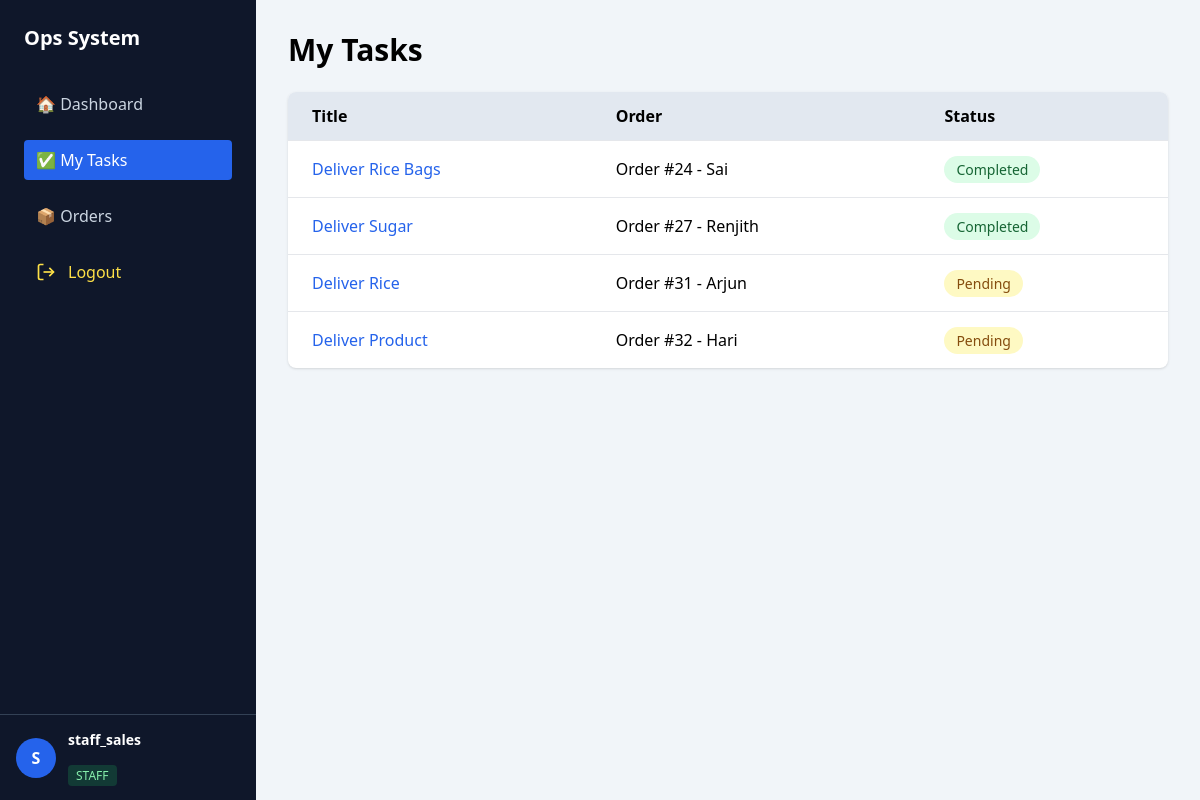
Page /tasks/ (signed in) on the earlier database version.
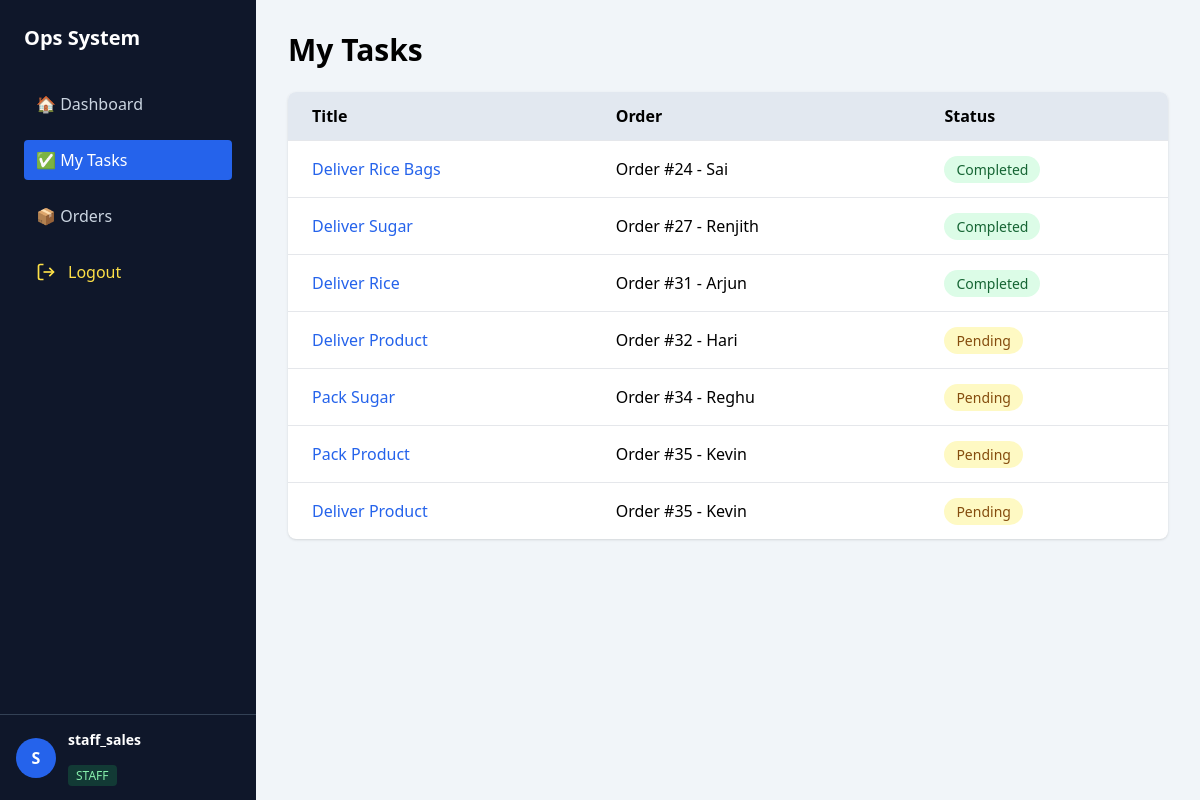
Same page on the later database version.
### tasks/models.py (models this page shows, shortened)
class Task(models.Model):
    STATUS_CHOICES = (
        ('PENDING', 'Pending'),
        ('IN_PROGRESS', 'In Progress'),
        ('COMPLETED', 'Completed'),
    )
    title = models.CharField(max_length=200)
    order = models.ForeignKey(
        Order,
        on_delete=models.CASCADE,
        related_name='tasks',
        null=True,
        blank=True
    )
    assigned_to = models.ForeignKey(
        User,
        on_delete=models.SET_NULL,
        null=True,
        blank=True
    )
    status = models.CharField(
        max_length=20,
        choices=STATUS_CHOICES,
        default='PENDING'
    )
    due_date = models.DateField(null=True, blank=True)
    created_at = models.DateTimeField(auto_now_add=True)
    completed_at = models.DateTimeField(null=True, blank=True)

### orders/models.py (models this page shows, shortened)
class Order(models.Model):
    STATUS_CHOICES = (
        ('NEW', 'New'),
        ('IN_PROGRESS', 'In Progress'),
        ('COMPLETED', 'Completed'),
        ('CANCELLED', 'Cancelled'),
    )
    customer_name = models.CharField(max_length=100)
    product = models.ForeignKey(Product, on_delete=models.PROTECT)
    quantity = models.PositiveIntegerField()
    status = models.CharField(
        max_length=20,
        choices=STATUS_CHOICES,
        default='NEW'
    )
    assigned_to = models.ForeignKey(
        User,
        on_delete=models.SET_NULL,
        null=True,
        blank=True
    )
    created_at = models.DateTimeField(auto_now_add=True)
    def __str__(self):
        return f"Order #{self.id} - {self.customer_name}"

### core/views.py (the view)
# urls.py: path('tasks/', views.my_tasks, name='my_tasks'),
@login_required
def my_tasks(request):
    tasks = Task.objects.filter(assigned_to=request.user)
    return render(request, 'core/tasks.html', {'tasks': tasks})

### core/templates/core/tasks.html
{% extends "core/base.html" %}
{% block content %}
<h1 class="text-3xl font-bold mb-6">My Tasks</h1>
<div class="bg-white shadow rounded-lg overflow-hidden">
<table class="min-w-full">
    <thead class="bg-slate-200 text-left">
        <tr>
            <th class="px-6 py-3">Title</th>
            <th class="px-6 py-3">Order</th>
            <th class="px-6 py-3">Status</th>
        </tr>
    </thead>
    <tbody>
        {% for task in tasks %}
        <tr class="border-t hover:bg-slate-50">
            <td class="px-6 py-4">
                <a href="{% url 'task_detail' task.id %}"
                   class="text-blue-600 hover:underline">
                    {{ task.title }}
                </a>
            </td>
            <td class="px-6 py-4">{{ task.order }}</td>
            <td class="px-6 py-4">
                {% if task.status == 'PENDING' %}
                    <span class="px-3 py-1 bg-yellow-100 text-yellow-800 rounded-full text-sm">
                        Pending
                    </span>
                {% elif task.status == 'IN_PROGRESS' %}
                    <span class="px-3 py-1 bg-blue-100 text-blue-800 rounded-full text-sm">
                        In Progress
                    </span>
                {% else %}
                    <span class="px-3 py-1 bg-green-100 text-green-800 rounded-full text-sm">
                        Completed
                    </span>
                {% endif %}
            </td>
        </tr>
        {% empty %}
        <tr>
            <td colspan="3" class="text-center text-gray-500 py-8">
                No tasks assigned
            </td>
        </tr>
        {% endfor %}
    </tbody>
</table>
</div>
{% endblock %}

Differences in the rows shown:
changed Task "Deliver Rice": status "Pending" → "Completed"
added Task: title "Pack Sugar", order "Order #34 - Reghu", status "Pending"
added Task: title "Pack Product", order "Order #35 - Kevin", status "Pending"
added Task: title "Deliver Product", order "Order #35 - Kevin", status "Pending"
